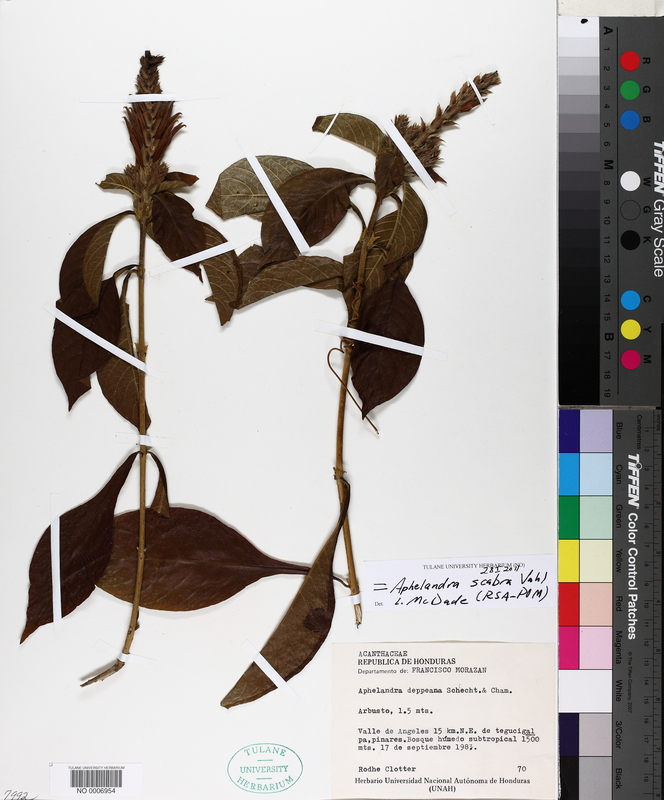
//> input picture resources/api/hsvdector/testImage.jpg, 664 x 800 px
$ ./hsvColor testImage.jpg testImage.jpg   (built with g++ and OpenCV 4)
//> lines starting //> are read from the running program, lines starting //| are printed output that depends on the picture; after the words box and inside, x2 and y2 are one past the last pixel; in counts of white or black regions, pixels touching at a corner belong together
#include "opencv2/imgproc/imgproc.hpp"
#include "opencv2/objdetect/objdetect.hpp"
#include "opencv2/highgui/highgui.hpp"

#include <iostream>
#include <string.h>
#include <ctype.h>
#include <cmath>

using namespace cv;
using namespace std;

int thresh = 50, N = 11;

double angle( Point pt1, Point pt2, Point pt0 )
{
    double dx1 = pt1.x - pt0.x;
    double dy1 = pt1.y - pt0.y;
    double dx2 = pt2.x - pt0.x;
    double dy2 = pt2.y - pt0.y;
    return (dx1*dx2 + dy1*dy2)/sqrt((dx1*dx1 + dy1*dy1)*(dx2*dx2 + dy2*dy2) + 1e-10);
}

void findSquares( const Mat& image, vector<Rect>& squares )
{
    Mat gray0(image), gray;

	vector<vector<Point> > contours;

	Canny(gray0, gray, 0, thresh, 5);
	dilate(gray, gray, Mat(), Point(-1,-1));

	findContours(gray, contours, CV_RETR_LIST, CV_CHAIN_APPROX_SIMPLE);
	vector<Point> approx;

	for( size_t i = 0; i < contours.size(); i++ )
	{
		Rect rect = boundingRect(Mat(contours[i]));
		if (rect.width*rect.height > 300)
			squares.push_back(rect);
    }
}

void drawSquares( Mat& image, const vector<Rect>& squares )
{
    for( size_t i = 0; i < squares.size(); i++ )
    {
        rectangle(image, squares[i].tl(), squares[i].br(), Scalar(0,255,0), 2, 8, 0);
    }
}

void calcWidthHeight(const vector<Rect>&  squares)
{
	int mWidth = 0;
	int mHeight = 0;
	int x = -1;
	int y = -1;

	for( size_t i = 0; i < squares.size(); i++ )
	{
		if (mWidth < squares[i].width) mWidth = squares[i].width;
		if (mHeight < squares[i].height) mHeight = squares[i].height;
		x = squares[i].x;
		y = squares[i].y;
	}

	cout << "{\"success\":true, \"data\": {\"x\":" << x << ", \"y\":" << y << ", \"width\":" << mWidth << ", \"height\":" << mHeight << "}}" << endl;
}

int main(int argc, char** argv)
{
	Mat img, img2;
	vector<Rect> squares;
	string filename, color;
	int hmax, hmin, smin, vmin;

	if (argc > 1)
		filename = string(argv[1]);
	if (argc > 2)
	{
		color = string(argv[2]);
		if ((color == "red") || (color == "FF0000"))
		{
			hmax = 185; hmin = 175; smin = 215; vmin = 190;
		}
		if ((color == "blue") || (color == "0000FF"))
		{
			hmax = 125; hmin = 115; smin = 200; vmin = 80;
		}
		if ((color == "cyan") || (color == "00FFFF"))
		{
			hmax = 105; hmin = 95; smin = 200; vmin = 200;
		}
		if ((color == "green") || (color == "00FF00"))
		{
			hmax = 80; hmin = 70; smin = 220; vmin = 110;
		}
		if ((color == "yellow") || (color == "FFFF00"))
		{
			hmax = 30; hmin = 20; smin = 180; vmin = 220;
		}
		if ((color == "pink") || (color == "FF00FF"))
		{
			hmax = 170; hmin = 160; smin = 210; vmin = 195;
		}
	}
	else
	{
		hmax = 185; hmin = 175; smin = 90; vmin = 90;
	}

	img = imread(filename);
//> img is the input picture: 800 rows x 664 cols, CV_8UC3; mean B, G, R 174.5, 177.2, 181.8

	cvtColor(img, img2, CV_BGR2HSV);
//> img2: 800 rows x 664 cols, CV_8UC3; mean H, S, V 30.9, 32.3, 183.4

	Mat imgThreshed(img.rows, img.cols, CV_8UC1);

	for (int i=0; i<img.rows; i++)
		for (int j=0; j<img.cols; j++)
		{
			int h = img2.at<Vec3b>(i,j)[0];
			int s = img2.at<Vec3b>(i,j)[1];
			int v = img2.at<Vec3b>(i,j)[2];

			if ((h > hmin) && (h < hmax) && (s > smin) && (v > vmin))
				imgThreshed.at<uchar>(i, j) = 255;
			else
				imgThreshed.at<uchar>(i, j) = 0;
		}
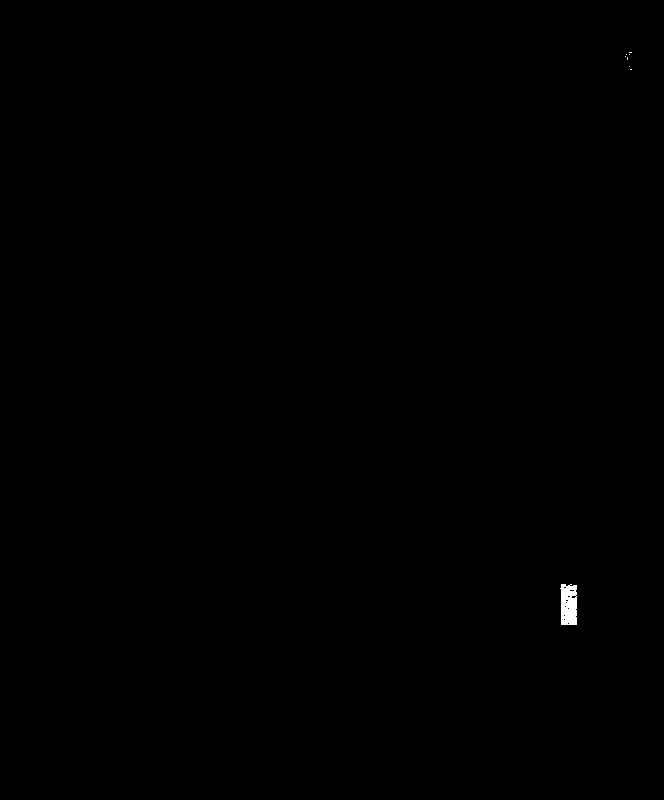
//> imgThreshed: 800 rows x 664 cols, CV_8UC1; 0.12% white; 8 white regions (7 under 20 px), largest, box (x1, y1, x2, y2) and area: (560, 584, 577, 625) 615

	Mat kernel = Mat::eye(3, 3, CV_8UC1);
	imgThreshed.at<uchar>(1,1) = 0; imgThreshed.at<uchar>(0,1) = 0; imgThreshed.at<uchar>(2,1) = 0;

	dilate(imgThreshed, imgThreshed, kernel, Point(-1,-1), 2);
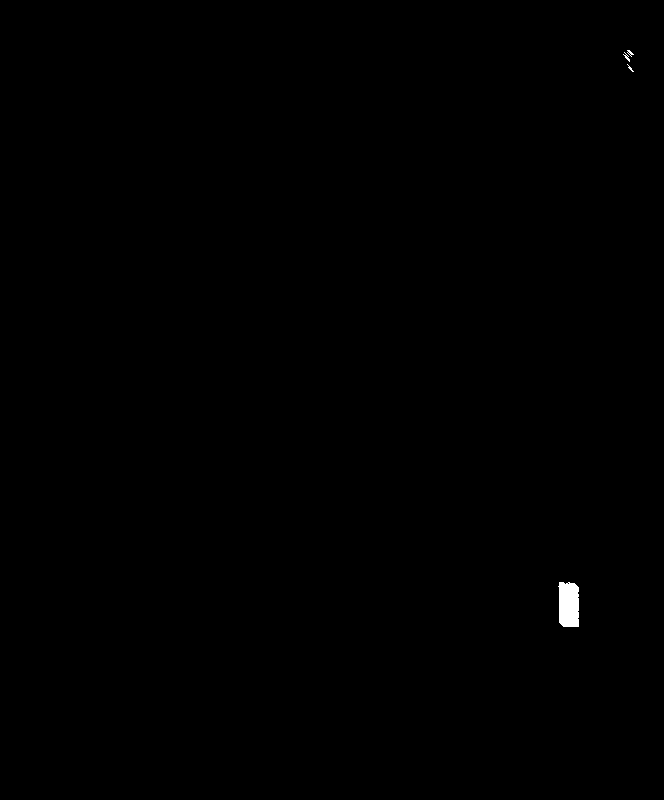
//> imgThreshed: 800 rows x 664 cols, CV_8UC1; 0.17% white; 4 white regions (1 under 20 px), largest, box (x1, y1, x2, y2) and area: (558, 582, 579, 627) 861, (623, 52, 630, 62) 22, (627, 50, 634, 57) 20
	findSquares(imgThreshed, squares);
//> in findSquares, `Canny(gray0, gray, 0, thresh, 5);`:
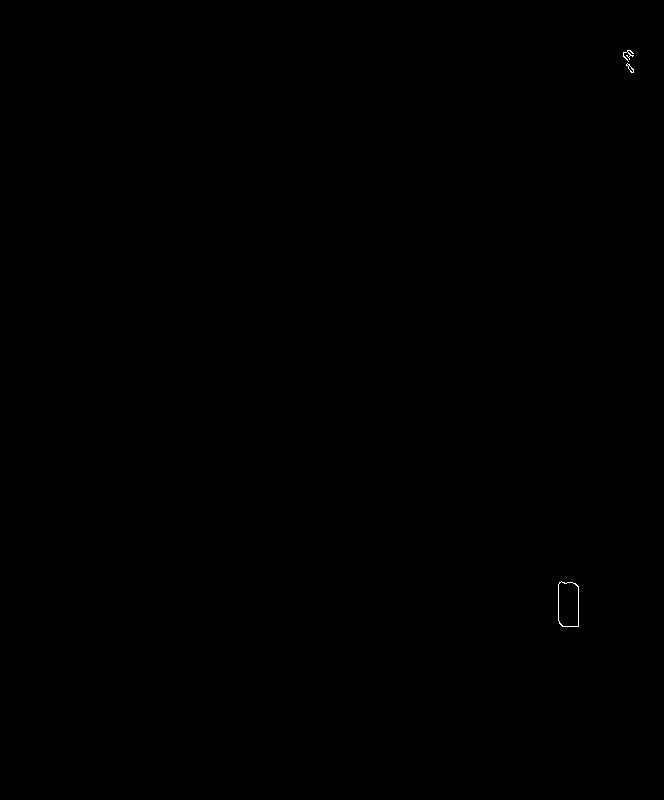
//> gray: 800 rows x 664 cols, CV_8UC1; 0.04% white in thin lines or dots, all inside (x1, y1, x2, y2) = (558, 50, 634, 627)
//> in findSquares, `dilate(gray, gray, Mat(), Point(-1,-1));`:
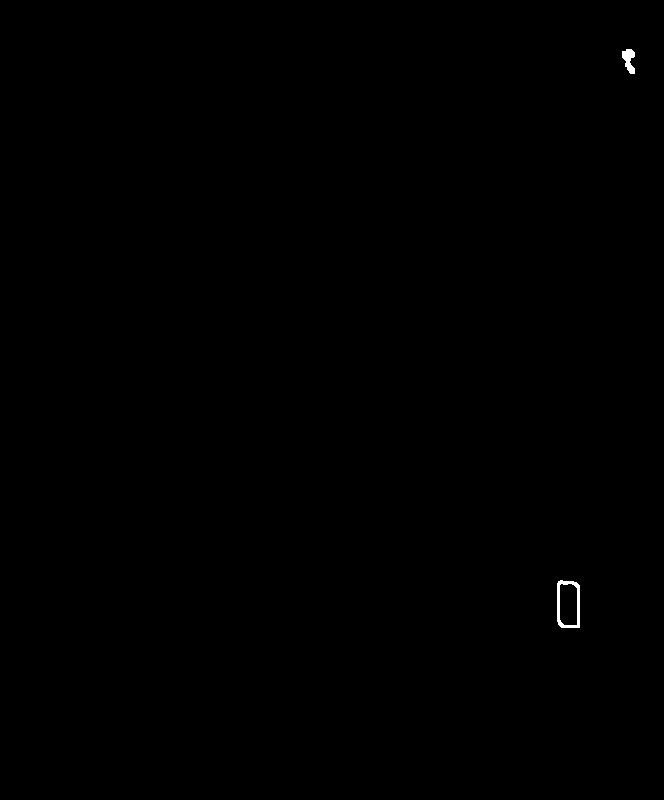
//> gray: 800 rows x 664 cols, CV_8UC1; 0.11% white; 2 white regions
//> in findSquares, `findContours(gray, contours, CV_RETR_LIST, CV_CHAIN_APPROX_SIMPLE);`: contours = 3 contours; box (x1, y1, x2, y2) and area: (557, 580, 580, 628) 994, (559, 583, 578, 626) 722, (622, 49, 635, 74) 172
//> the loop in findSquares, `for( size_t i = 0; i < contours.size(); i++ )` made 3 passes
//> rect on passes 1 to 3: Rect(559, 583, 19, 43), Rect(557, 580, 23, 48), Rect(622, 49, 13, 25)
//> squares = 3 Rects (x, y, width, height): [559, 583, 19, 43], [557, 580, 23, 48], [622, 49, 13, 25]
	drawSquares(img, squares);
//> the loop in drawSquares, `for( size_t i = 0; i < squares.size(); i++ )` made 3 passes
//> after the loop in drawSquares, `for( size_t i = 0; i < squares.size(); i++ )`:
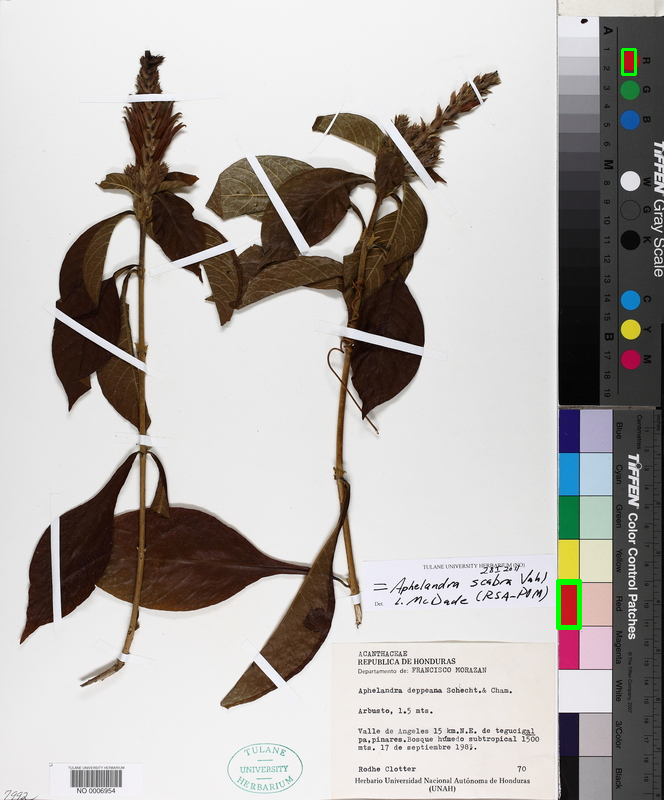
//> image: 800 rows x 664 cols, CV_8UC3; 0.17% of pixels changed, all inside (x1, y1, x2, y2) = (556, 48, 637, 630)
	calcWidthHeight(squares);
//> the loop in calcWidthHeight, `for( size_t i = 0; i < squares.size(); i++ )` made 3 passes
//> (mWidth, mHeight, x, y) on passes 1 to 2: (19, 43, 559, 583), (23, 48, 557, 580)
//> (x, y) on pass 3: (622, 49)
//> after the loop in calcWidthHeight, `for( size_t i = 0; i < squares.size(); i++ )`: mWidth = 23; mHeight = 48
//| {"success":true, "data": {"x":622, "y":49, "width":23, "height":48}}

}
